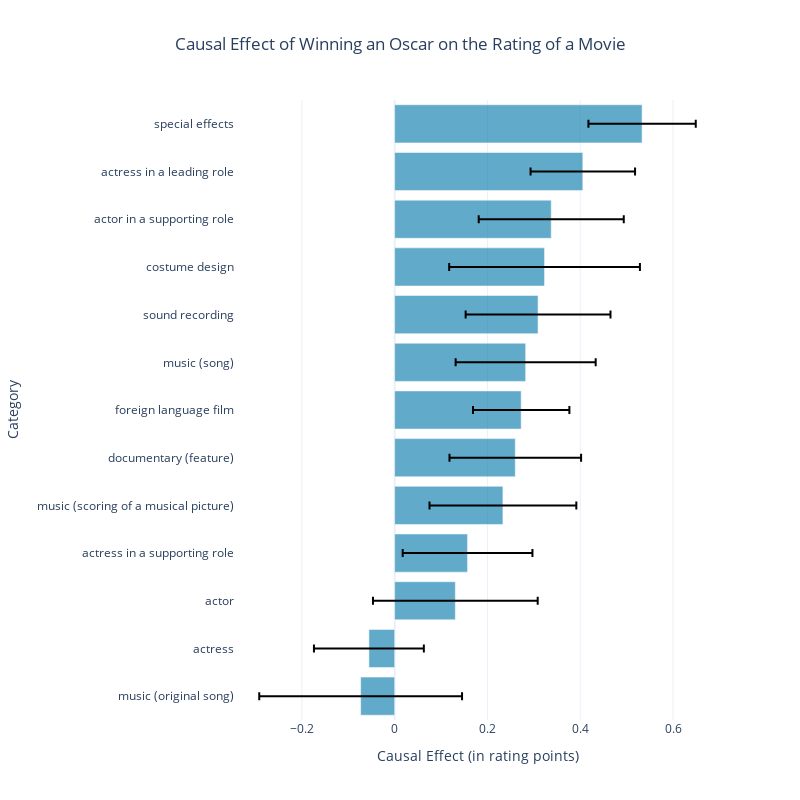

Notebook cell for this chart:
### Code cell
import plotly.graph_objects as go

# Load causal effects and standard errors
cat_effects, cat_standard_errors = q1.get_causal_effect_for_base_cat()

# Sort categories by causal effect, descending
sorted_cat_effects = sorted(cat_effects.items(), key=lambda x: x[1], reverse=True)

# Extract categories, effects, and errors
categories = [x[0] for x in sorted_cat_effects]
effects = [x[1] for x in sorted_cat_effects]
errors = [cat_standard_errors[x[0]] for x in sorted_cat_effects]

# Create the figure
fig = go.Figure()

# Add bar trace
fig.add_trace(
    go.Bar(
        x=effects,
        y=categories,
        orientation='h',
        marker=dict(color='rgba(31, 135, 180, 0.7)'),
        name="Causal Effect"
    )
)

# Add error bars
fig.update_traces(
  error_x=dict(
    type='data',
    array=errors,
    visible=True,
    color='black'
  ),
  hovertemplate=(
    "<b>Category:</b> %{y}<br>"
    "<b>Causal Effect:</b> %{x:.2f} ± %{error_x.array:.2f}<extra></extra>"
  ),
)

# Update layout with sorted bars
fig.update_layout(
    title=dict(
        text="Causal Effect of Winning an Oscar on the Rating of a Movie",
        x=0.5,  # Center the title
        xanchor="center"
    ),
    xaxis=dict(title="Causal Effect (in rating points)"),
    yaxis=dict(
        title="Category",
        categoryorder="array",
        categoryarray=categories[::-1]  # Reverse to show most positive on top
    ),
    template="plotly_white",
    width=800,
    height=800
)

fig.show()


pio.write_html(fig, file="output/raw_causal_effects_bar.html", full_html=False)

### Figure 1 — Plotly figure (JSON) as saved in the notebook; plotly's stock layout.template omitted (floating-point values rounded to 4 significant figures)
{"data": [{"error_x": {"array": [0.1157, 0.1126, 0.1563, 0.2056, 0.1561, 0.1509, 0.1039, 0.1419, 0.1583, 0.1398, 0.1776, 0.1184, 0.2186], "color": "black", "type": "data", "visible": true}, "hovertemplate": "<b>Category:</b> %{y}<br><b>Causal Effect:</b> %{x:.2f} ± %{error_x.array:.2f}<extra></extra>", "marker": {"color": "rgba(31, 135, 180, 0.7)"}, "name": "Causal Effect", "orientation": "h", "type": "bar", "x": [0.5333, 0.4056, 0.3375, 0.3231, 0.3091, 0.2824, 0.2727, 0.26, 0.2333, 0.1571, 0.1308, -0.05556, -0.07333], "y": ["special effects", "actress in a leading role", "actor in a supporting role", "costume design", "sound recording", "music (song)", "foreign language film", "documentary (feature)", "music (scoring of a musical picture)", "actress in a supporting role", "actor", "actress", "music (original song)"]}], "layout": {"height": 800, "title": {"text": "Causal Effect of Winning an Oscar on the Rating of a Movie", "x": 0.5, "xanchor": "center"}, "width": 800, "xaxis": {"title": {"text": "Causal Effect (in rating points)"}}, "yaxis": {"categoryarray": ["music (original song)", "actress", "actor", "actress in a supporting role", "music (scoring of a musical picture)", "documentary (feature)", "foreign language film", "music (song)", "sound recording", "costume design", "actor in a supporting role", "actress in a leading role", "special effects"], "categoryorder": "array", "title": {"text": "Category"}}}}
